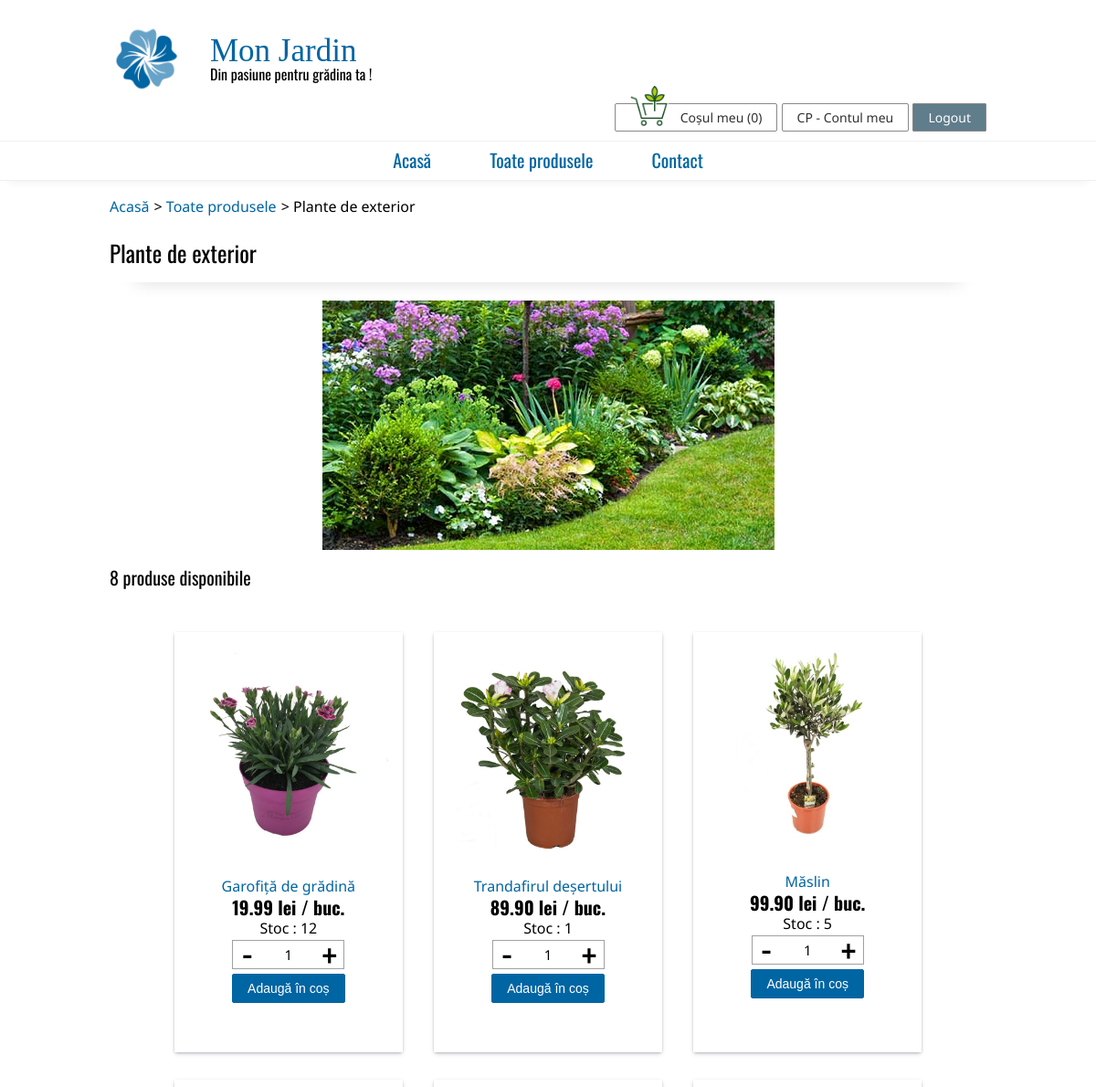
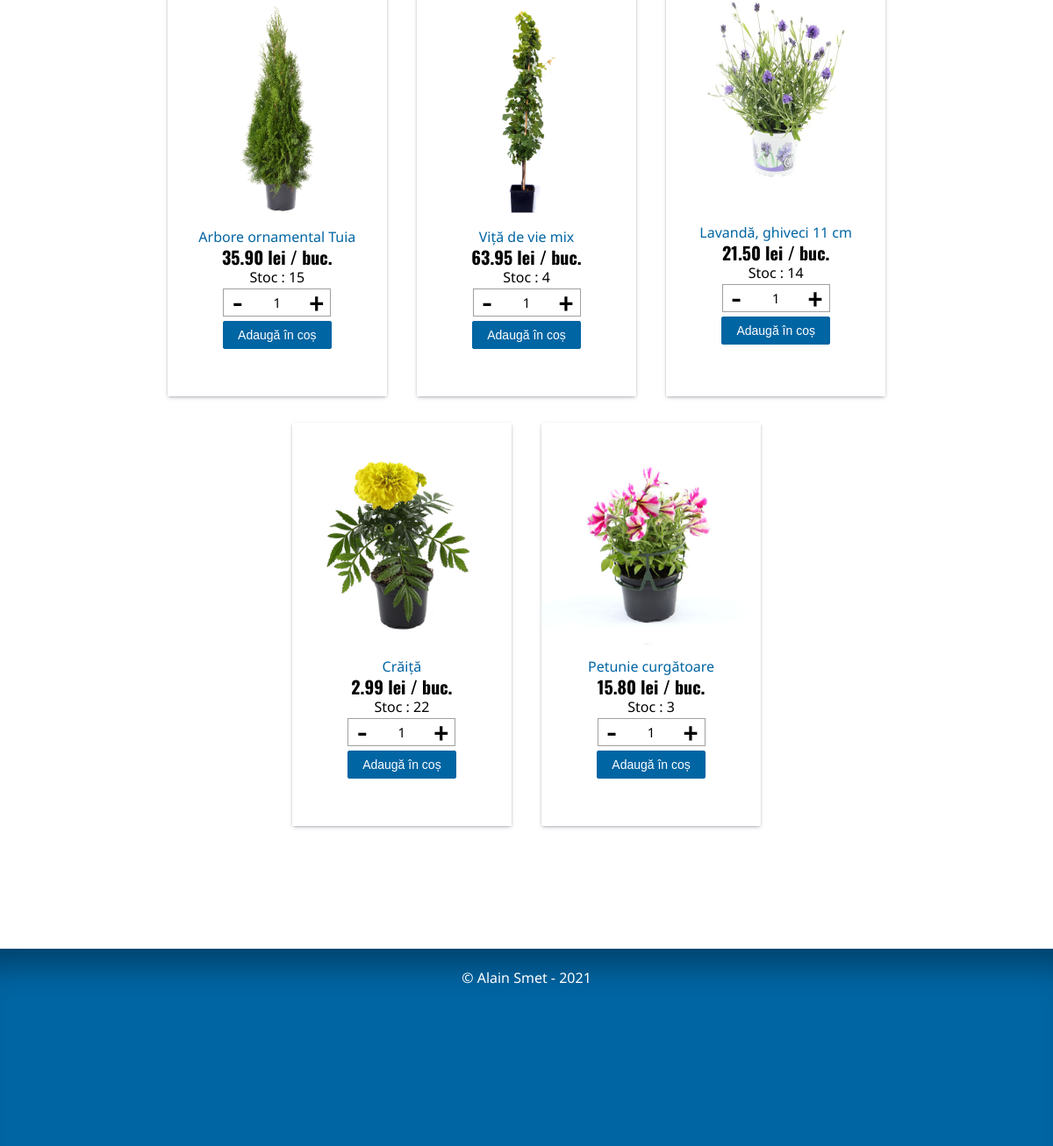
/plante/categorie/Piliuta/1/ (signed in), run on the app's committed database (2 pictures, top to bottom).
### produse/models.py (models this page shows, shortened)
class Categorii(models.Model):
    nume = models.CharField(max_length = 80)
    poza = models.ImageField(upload_to='pictures/',
                             default='pictures/none.png', null=True, blank=True)
    def _get_nice_url(self):
        return nice_url(self.nume)
    url_norm = property(_get_nice_url)
    class Meta:
        verbose_name = 'Categorie'
        verbose_name_plural = 'Categorii'

class Produse(models.Model):
    nume = models.CharField(max_length = 80)
    nume_latin = models.CharField(max_length = 80, blank=True)
    poza = models.ImageField(upload_to='pictures/',
                             default='pictures/none.png', null=True, blank=True)
    categorie = models.ForeignKey(Categorii, on_delete=models.SET_NULL,
                                  null=True, blank=True)
    specie = models.CharField(max_length = 80, blank=True)
    familie = models.CharField(max_length = 80, blank=True)
    descriere = models.TextField(blank=True)
    pret = models.DecimalField(max_digits=10, decimal_places=2,
                                           default=0)
    stoc = models.PositiveIntegerField(default=0)
    def _get_nice_url(self):
        return nice_url(self.nume)
    url_norm = property(_get_nice_url)
    class Meta:
        verbose_name = 'Produs'
        verbose_name_plural = 'Produse'

### produse/views.py (the view, shortened to what this page needs)
# urls.py: path('plante/categorie/<slug:categorie_nume>/<int:cat_id>/', pv.categorie, name='categorie'),
def categorie(request, categorie_nume, cat_id):
    try:
        categorie_nume = categorie_nume.replace('-',' ')
        categorie = Categorii.objects.get(id=cat_id)
        produse = Produse.objects.filter(categorie=cat_id)
        promotii = Promotii.objects.filter(data_sfarsit__gte=datetime.date.today(),
                                       data_inceput__lte=datetime.date.today())
    except:
        raise Http404("Categoria nu există.")
    else:
        return render(request,'categorie.html',{'categorie':categorie,
                                                'produse':produse,
                                                'user':request.user,
                                                'num_art': num_art(request)})

### produse/models.py (called while the page is built)
def normalize_string(raw_string):
    return raw_string.replace('ă','a').replace('â','a').replace('ş','s').replace('ș','s').replace('ţ','t').replace('ț','t').replace('î','i').replace('ç','c')

def nice_url(value):
    return normalize_string(value.lower().replace(' ','-').replace(',',''))

### produse/templatetags/produse_extras.py (called while the page is built)
@register.filter
def initiale(user):
    sir = ''
    try:
        sir += user.first_name[0].upper()
        sir += user.last_name[0].upper()
    except:
        sir = ''
    return sir

### produse/views.py (called while the page is built)
def _extragere_cos(request):
  if not request.session.has_key('cos'):
    return {}
  else:
    return request.session['cos']

def num_art(request):
    cos_complet = _extragere_cos(request)
    cantitate_totala = 0
    for produs, cantitate in cos_complet.items():
        cantitate_totala += cantitate
    return cantitate_totala

### templates/categorie.html (shortened to what this page needs)
{% extends "./base.html" %}
{% load static %}
{% block breadcrumb %}
<ul id="breadcrumb">
	<li><a href="{% url 'index' %}" title="Acasă">Acasă</a></li>
	<li><a href="{% url 'plante' %}" title="Toate produsele">Toate produsele</a></li>
	<li>{{categorie.nume}}</li>
</ul>
{% endblock breadcrumb %}
{% block content %}
<h3>{{categorie.nume}}</h3>
<img src="{% static categorie.poza.url %}" alt="Poză {{produs.nume | lower}}" class="category-pic">
<h4>{{produse|length}}
{% if produse|length > 0 %}
{% if produse|length > 1 %}
 produse disponibile
{% else %}
 produs disponibil
{% endif %}
</h4>
<ul class="product-list">
{% for produs in produse %}
{% include 'bloc_produs.html' with tip="normal"%}
{% endfor %}
</ul>
{% else %}
 produse disponibile</p>
{% endif %}
{% endblock content %}

### templates/base.html (shortened to what this page needs)
{% load static %}
{% load produse_extras %}
<!DOCTYPE html>
<html>
	<head>
		<link rel="stylesheet" href="{% static 'reset.css' %}">
		<link rel="stylesheet" href="{% static 'main.css' %}">
	</head>
	<body>
		<div id="container">
			<div id="header">
				<a href="{% url 'index' %}" title="Mon Jardin - Acasă">
					<img src="{% static 'main_logo.png' %}" alt="Logo principal">
					<h1>Mon Jardin</h1>
					<h2>Din pasiune pentru grădina ta !</h2>
				</a>
			</div>
			<ul id="top-menu">
				<li>
					<a href="{% url 'cos' %}"><img src="{% static 'cart.png' %}" alt="Poza cos">Coșul meu ({{num_art}})</a>
				</li>
				<li><a href="{% url 'cont' %}"
				{% if user.username %}
				title="Salut {{user.first_name}} !"
				{% endif %}
				>
				{% if user.username %}
				{{user|initiale}} -
				{% endif %}
				Contul meu</a></li>
				{% if user.username %}
				<li><a href="{% url 'logout' %}" class="logout">Logout</a></li>
				{% endif %}
			</ul>
			<ul id="main-menu">
				<li><a href="{% url 'index' %}" title="Acasă">Acasă</a></li>
				<li><a href="{% url 'plante' %}" title="Toate produsele">Toate produsele</a></li>
				<li><a href="{% url 'contact' %}" title="Contact">Contact</a></li>
			</ul>
			<div id="main-content">
			{% block breadcrumb %}
			{% endblock breadcrumb %}
			{% block content %}
			{% endblock content %}
			</div>
			<div id="footer">
				<p>© Alain Smet - 2021</p>
			</div>
		</div>
	</body>
</html>

### templates/bloc_produs.html
{% load static %}
{% load produse_extras %}
{% if produs.nume != '' %}
	<li class="product">
		<a href="{% url 'planta' produs.url_norm produs.id %}" title="{{produs.nume}}">
			<img src="{% static produs.poza.url %}" alt="Poză {{produs.nume | lower}}">
		</a>
		<a href="{% url 'planta' produs.url_norm produs.id %}" title="{{produs.nume}}">
			<p>{{produs.nume}}</p>
		</a>
		{% if produs.pret_redus %}
		<p class="reduced-price">{{produs.pret}} lei / buc.</p>
		<p class="price">{{produs.pret_redus}} lei / buc. ({{produs.pret|calc_procent:produs.pret_redus}})</p>
		{% else %}
		<p class="price">{{produs.pret}} lei / buc.</p>
		{% endif %}
		{% if produs.stoc == 0 %}
		<p class="unavailable">Produs indisponibil</p>
		{% else %}
		<p>Stoc : {{produs.stoc}}</p>
		<p>
			{% if tip == "promo" %}
			<button class="spin-button-left" onclick="Decrement('value-prod-{{produs.id}}-promo')">-</button><input id="value-prod-{{produs.id}}-promo" class="quantity-input" type="text" value="1" min="1" max="{{produs.stoc}}" onkeydown="Check(event)" onkeyup="Check(event)" onchange="CheckValue(this, {{produs.stoc}},{% if produs.pret_redus %}{{produs.pret_redus}}{% else %}{{produs.pret}}{% endif %})"><button class="spin-button-right" onclick="Increment('value-prod-{{produs.id}}-promo',{{produs.stoc}})">+</button>
			{% else %}
			<button class="spin-button-left" onclick="Decrement('value-prod-{{produs.id}}')">-</button><input id="value-prod-{{produs.id}}" class="quantity-input" type="text" value="1" min="1" max="{{produs.stoc}}" onkeydown="Check(event)" onkeyup="Check(event)" onchange="CheckValue(this, {{produs.stoc}},{% if produs.pret_redus %}{{produs.pret_redus}}{% else %}{{produs.pret}}{% endif %})"><button class="spin-button-right" onclick="Increment('value-prod-{{produs.id}}',{{produs.stoc}})">+</button>
			{% endif %}
		</p>
		<p>
			{% if tip == "promo" %}
			<button class="cart-button" id="button-prod-{{produs.id}}-promo" onclick="window.location.href='{% url 'adauga_cos' produs.id '1' %}';">Adaugă în coș</button>
			{% else %}
			<button class="cart-button" id="button-prod-{{produs.id}}" onclick="window.location.href='{% url 'adauga_cos' produs.id '1' %}';">Adaugă în coș</button>
			{% endif %}
		</p>
		{% endif %}
	</li>
{% endif %}

### data on the page
Categorii: nume "Plante de exterior", poza (picture)
Produse: poza (picture), nume "Garofiță de grădină", pret "19.99", stoc "12"
Produse: poza (picture), nume "Trandafirul deșertului", pret "89.90", stoc "1"
Produse: poza (picture), nume "Măslin", pret "99.90", stoc "5"
Produse: poza (picture), nume "Arbore ornamental Tuia", pret "35.90", stoc "15"
Produse: poza (picture), nume "Viță de vie mix", pret "63.95", stoc "4"
Produse: poza (picture), nume "Lavandă, ghiveci 11 cm", pret "21.50", stoc "14"
Produse: poza (picture), nume "Crăiță", pret "2.99", stoc "22"
Produse: poza (picture), nume "Petunie curgătoare", pret "15.80", stoc "3"

### other printed values
{{ num_art }} "0"
{{ user|initiale }} "CP"
{{ produse|length }} "8"
